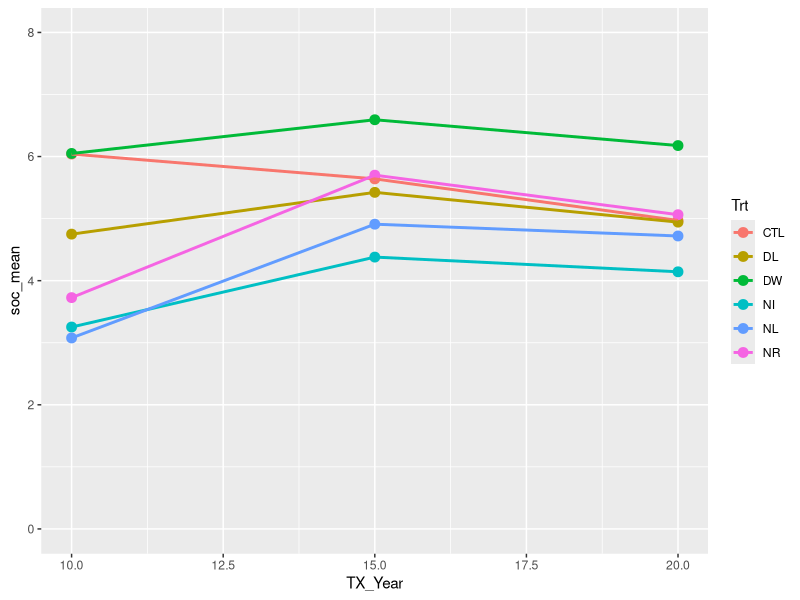
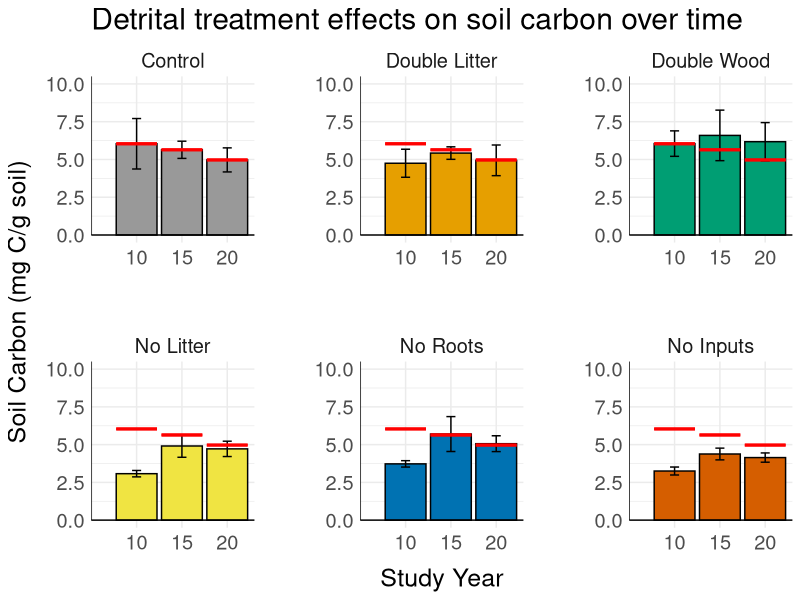
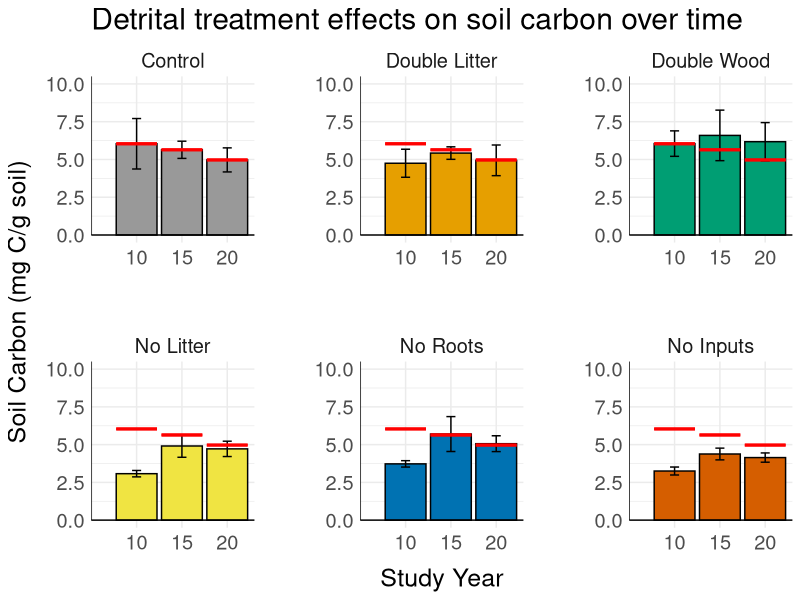

Reproduce these figures in R, in order.
library(dplyr)
library(ggplot2)

#Bring in master copy of DIRT C and N data from years 10, 15, 20
master <- read.csv("HJA_DIRT_CN_yrs10-20_DNP.csv") 

### Clean outliers from data
#Remove row if SOC > 10
df <- master %>% filter(percC < 10)

#Summarize by year, depth, and trt
df <- df %>% group_by(TX_Year, Trt, Depth) %>% summarize(n=n(),
                                                             soc_mean = mean(percC),
                                                             tn_mean = mean(percN),
                                                             soc_sterr = sd(percC)/sqrt(n()),
                                                             tn_sterr = sd(percN)/sqrt(n())) %>%
      mutate_if(is.numeric, ~round(., 3))

#Add a uniform starting SOC for the site in 1997
# ???

### Prep data for plot ###
#filter out depths past 0-10cm and remove the NOA trt
plot_df <- df %>% filter(Depth == "0-10cm") %>% filter(Trt != "NOA")


### Fig 2 ###
#point and line plot
f2_all <- ggplot(plot_df, aes(x=TX_Year, y=soc_mean, color=Trt)) + 
  geom_point(size=3) + geom_line(size=1) +
  ylim(0,8)

f2_all


#facet wrap histogram by trt
# Set facet order
trt_order <- c('CTL', 'DL', 'DW', 'NL', 'NR', 'NI', 'NOA')
plot_df_ordered <- arrange(transform(plot_df,
                           Trt=factor(Trt,levels=trt_order)),Trt)

#Set panel labels
Trt.labs <- c("Control", "Double Litter", "Double Wood", "No Litter", "No Roots", "No Inputs")
names(Trt.labs) <- c('CTL', 'DL', 'DW', 'NL', 'NR', 'NI')


#Create vector for control reference bars
bars1 <- rep(c(6.04,5.64,4.97), 6)

plot_f2 <- ggplot(plot_df_ordered, aes(x=as.character(TX_Year), y=soc_mean, fill=Trt)) + geom_histogram(stat = "identity", colour="black") + 
  facet_wrap( ~ Trt, ncol=3, scales = "free", labeller = labeller(Trt = Trt.labs)) +
  ylim(0,10) +
  theme_minimal() +
  annotate("segment", x=0, xend=Inf, y=0, yend=0) +
  annotate("segment", x=0, xend=-Inf, y=0, yend=Inf) +
  ylab("Soil Carbon (mg C/g soil)") +
  xlab("Study Year") + 
  ggtitle("Detrital treatment effects on soil carbon over time") +
  theme(panel.spacing = unit(3, "lines")) +
  scale_fill_manual(values = c("#999999", "#E69F00", "#009E73",
                               "#F0E442", "#0072B2", "#D55E00", "#CC79A7")) + 
  theme(legend.position = "none") +
  geom_errorbar(aes(ymin=soc_mean-soc_sterr, ymax=soc_mean+soc_sterr), width=.2,position=position_dodge(.9)) +
  geom_errorbar(aes(y = bars1, ymin = bars1, ymax = bars1), color="red",lty=1, size=1) + 
  theme(axis.title.y = element_text(margin = margin(t = 0, r = 10, b = 0, l = 0))) +
  theme(axis.title.x = element_text(margin = margin(t = 10, r = 0, b = 0, l = 0))) +
  theme(text = element_text(size=18))
plot_f2

ggsave(plot=plot_f2, path = "ggplots", filename = "fig2_soc_by-trt_by-time.png",
       width = 8, height = 8 , dpi = 300)

